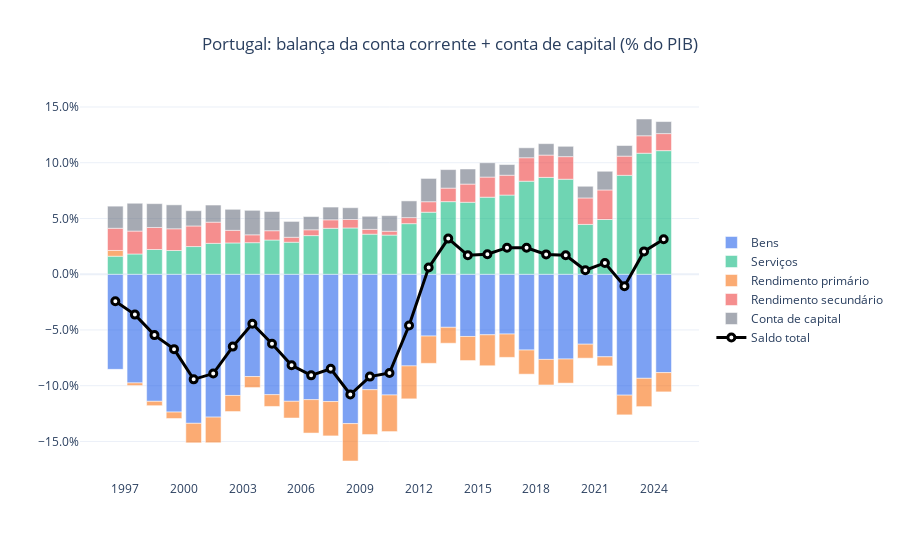

This figure's notebook cell:
### Code cell
import plotly.graph_objects as go

components = [
    ("current_account_goods", "Bens"),
    ("current_account_services", "Serviços"),
    ("current_account_primary_income", "Rendimento primário"),
    ("current_account_secondary_income", "Rendimento secundário"),
    ("capital_account", "Conta de capital"),
]

colors = {
    "current_account_goods": "rgba(37, 99, 235, 0.6)",
    "current_account_services": "rgba(16, 185, 129, 0.6)",
    "current_account_primary_income": "rgba(249, 115, 22, 0.6)",
    "current_account_secondary_income": "rgba(239, 68, 68, 0.6)",
    "capital_account": "rgba(107, 114, 128, 0.6)",
}

df = bop_df.dropna(subset=["gdp_nominal_y"]).sort_values("time").copy()
df = df[df["time"].dt.year != 1995]
df["time"] = df["time"] - pd.DateOffset(months=6)
for col, _ in components:
    df[f"{col}_share"] = df[col] / df["gdp_nominal_y"] * 100

df["total_balance"] = df[[f"{col}_share" for col, _ in components]].sum(axis=1)

fig = go.Figure()
for col, label in components:
    fig.add_trace(
        go.Bar(
            x=df["time"],
            y=df[f"{col}_share"],
            name=label,
            marker_color=colors[col],
        )
    )

fig.add_trace(
    go.Scatter(
        x=df["time"],
        y=df["total_balance"],
        name="Saldo total",
        mode="lines+markers",
        line=dict(color="black", width=3.0),
        marker=dict(size=7, color="white", line=dict(color="black", width=3.0)),
    )
)

fig.update_layout(
    barmode="relative",
    template="plotly_white",
    title="Portugal: balança da conta corrente + conta de capital (% do PIB)",
    title_x=0.5,
    legend_title_text="",
    xaxis_title="",
    yaxis_title="",
    legend=dict(x=1.02, y=0.5, xanchor="left", yanchor="middle", bgcolor="rgba(0,0,0,0)", borderwidth=0),
)
fig.update_xaxes(dtick="M36", tickformat="%Y", hoverformat="%Y")
fig.update_yaxes(tickformat=".1f", ticksuffix="%")
fig.show()
